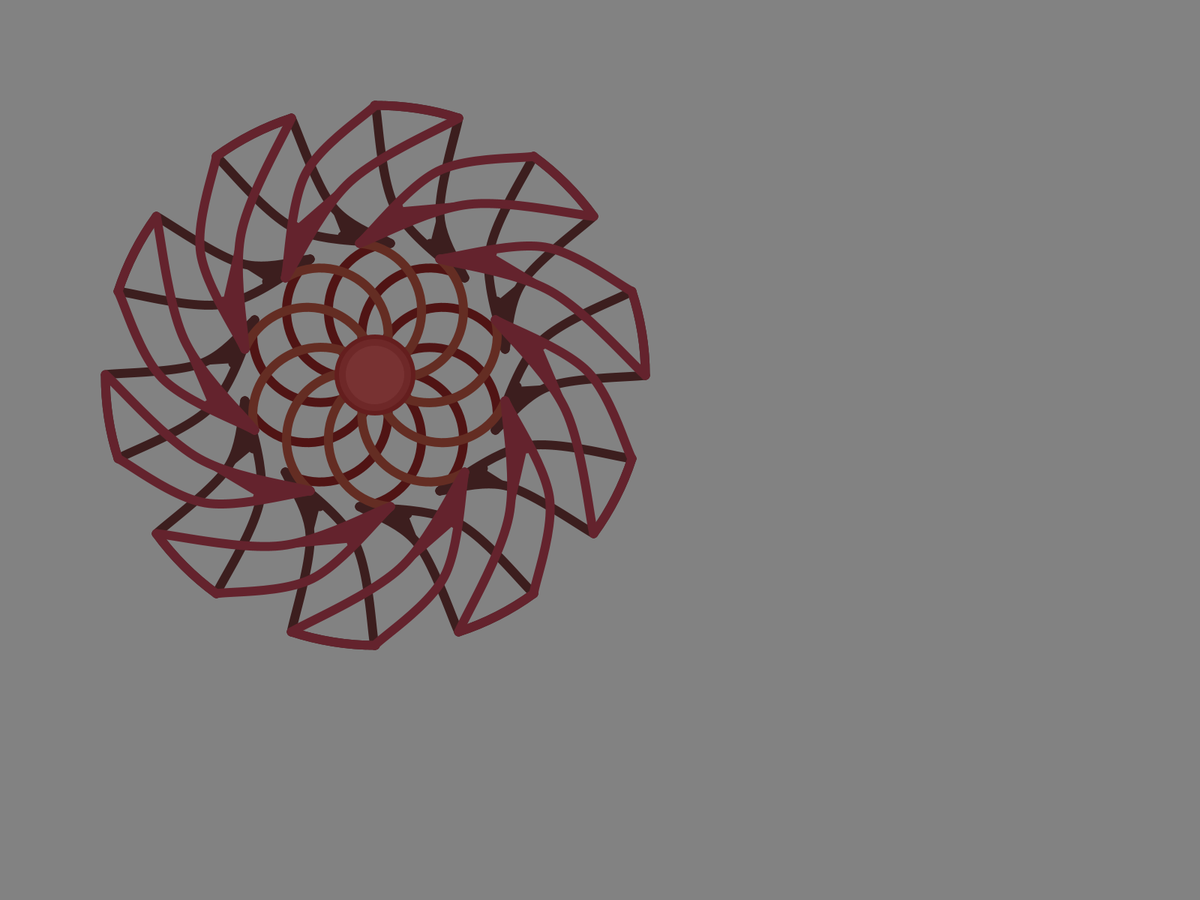
Frame 1 (no input)
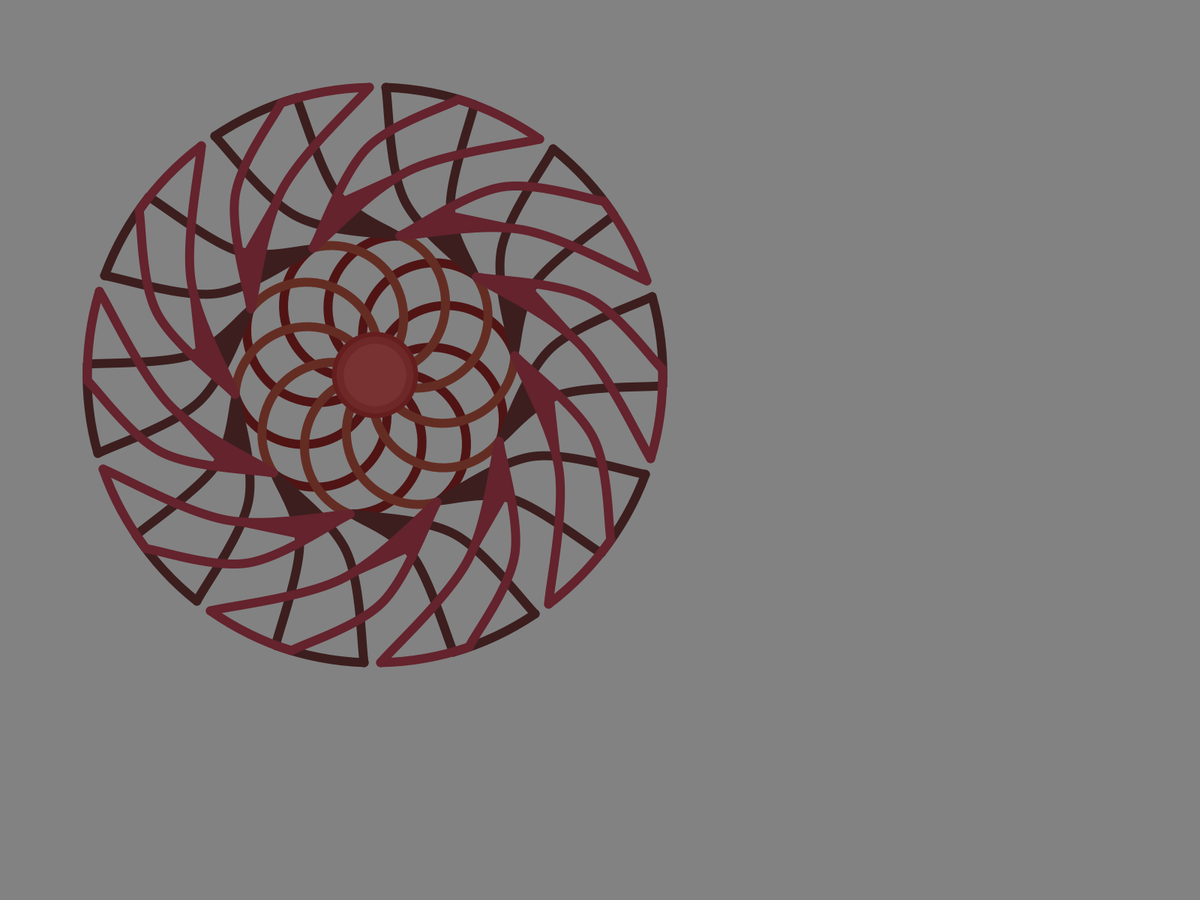
Frame 60 (the mouse pressed at the canvas centre just before this capture)
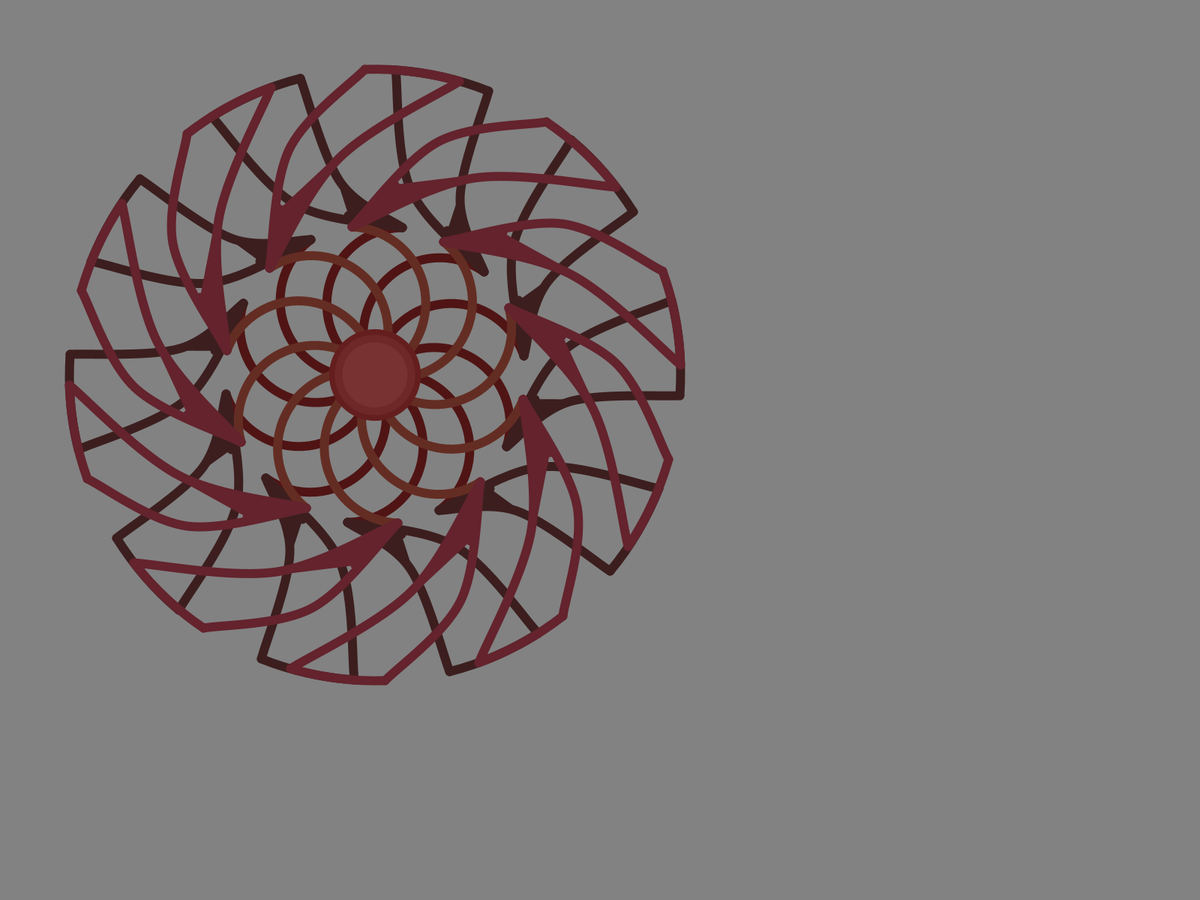
Frame 120 (the mouse held since frame 60 and released just before this capture)

The Processing sketch that drew these frames (run headless with seeded random() and noise(); from frame 60 on, the mouse is pressed at the canvas centre):

// Processing sketch: Marigold_Kinetic_Sculpture
// ── Marigold_Kinetic_Sculpture.pde
// frontRotationSpeed is the angular speed of rotation of the front portion of the sculpture
float frontRotationSpeed = 0.005;
// backRotationSpeed is the angular speed of rotation of the front portion of the sculpture
float backRotationSpeed = -0.01;
// startFrontAngle is the angle w.r.t. the x-axis where the first middle circular spoke of the front side should be created
float startFrontAngle = 0;
// startFrontAngle is the angle w.r.t. the x-axis where the first middle circular spoke of the back side should be created
float startBackAngle = 0;
// innerArcRadius is the radius of the middle circular spikes, the circle of the middle circular spikes passes through the center of the figure
float innerArcRadius = 90;
// maxArcRadius is the Maximum value of the radius of the middle circular spike
float maxArcRadius = innerArcRadius *1.2;
// minArcRadius is the Minimum value of the radius of the middle circular spike
float minArcRadius = innerArcRadius * 0.8;
// radiusChangeRate is the rate at which the figure expands or collapses
float radiusChangeRate = 0.1;
// numberSides defines the number of the middle circular spokes to be used to create the Marigold Structure
int numberSides = 10;
// widthOfSpikes is the width of the wooden blocks used to create the Marigold
int widthOfSpikes = 12;
// Center of the Marigold Structure
int[] figureOrigin = {500, 500};

void setup() {
  fullScreen();
  ellipseMode(RADIUS);
  //noLoop();
}

void draw() {
  background(130);
  // Create the Marigold structure
  drawMarigold(figureOrigin[0], figureOrigin[1], innerArcRadius, numberSides, widthOfSpikes, startFrontAngle, startBackAngle, color(120, 50, 50),
                          color(100, 45, 35), color(100, 35, 45), color(80, 20, 20), color(60, 30, 30));

  // adjust the startFrontAngle so that the front side has a movement effect
  startFrontAngle +=frontRotationSpeed;
  if (startFrontAngle > TWO_PI)
    startFrontAngle -= TWO_PI;

  // adjust the startBackAngle so that the front side has a movement effect
  startBackAngle +=backRotationSpeed;
  if (startBackAngle > TWO_PI)
    startBackAngle -= TWO_PI;

  //  Adjust the innerArcRadius to expand or collapse the marigold structure
  innerArcRadius += radiusChangeRate;
  if (innerArcRadius>maxArcRadius || innerArcRadius<minArcRadius)
    radiusChangeRate = -radiusChangeRate;
}

// drawMarigold is the function to create the Marigold Kinetic Sculpture
//    centerX , centerY is the center of the Marigold structure
//    radiusInner is the radius of the middle circular spikes, the circle of the middle circular spikes passes through the center of the figure
//    sides defines the number of the middle circular spokes to be used to create the Marigold Structure
//    thetaFront is the angle w.r.t. the x-axis where the first middle circular spoke should be created
//    colors is the colors martix used to color the different parts of the scultpures
//    strokeWt is the width of the wooden blocks used to create the Marigold
void drawMarigold( int centerX, int centerY, float radiusInner, int sides, float strokeWt, float thetaFront, float thetaBack, color... colors) {
  
  // Generate the colors out of the color matrix colors
  // if colors have only one color, then entire figure will be of that color
  // if colors matrix have two colors, then first is the central portion color and second is the color of the rest of the figure
  // if colors matrix have three colors, then first is the central portion color and second is the color of the middle circular spikes, and the third one is the color of outer spikes
  // if colors matrix have four colors, then first is the central portion color and second is the color of the middle circular spikes of front portion, 
  //      the third one is the color of outer spikes of front portion and the fourth one is the color of back portion
  // if colors matrix have five colors, then first is the central portion color and second is the color of the middle circular spikes of front portion, 
  //      the third one is the color of outer spikes of front portion, the fourth one is the color of the middle circular spikes of back portion and 
  //      the fifth one is the color of outer spikes of back portion
  color centerColor, frontOuterColor, frontInnerColor, backOuterColor, backInnerColor, centerEdge;
  switch(colors.length) {
  case 1: 
    centerColor = colors[0];
    frontOuterColor = colors[0];
    frontInnerColor = colors[0];
    backOuterColor = colors[0];
    backInnerColor = colors[0];
    break;
  case 2: 
    centerColor = colors[0];
    frontOuterColor = colors[1];
    frontInnerColor = colors[1];
    backOuterColor = colors[1];
    backInnerColor = colors[1];
    break;
  case 3: 
    centerColor = colors[0];
    frontOuterColor = colors[2];
    frontInnerColor = colors[1];
    backOuterColor = colors[2];
    backInnerColor = colors[1];
    break;
  case 4: 
    centerColor = colors[0];
    frontOuterColor = colors[2];
    frontInnerColor = colors[1];
    backOuterColor = colors[3];
    backInnerColor = colors[3];
    break;
  case 5: 
    centerColor = colors[0];
    frontOuterColor = colors[2];
    frontInnerColor = colors[1];
    backOuterColor = colors[4];
    backInnerColor = colors[3];
    break;
  default:
    centerColor = 0;
    frontOuterColor = 0;
    frontInnerColor = 0;
    backOuterColor = 0;
    backInnerColor = 0;
  }
  noFill();
  strokeWeight(strokeWt);

  // Create in back portion
  createArcs(false, centerX, centerY, radiusInner, sides, thetaBack, backOuterColor, backInnerColor);

  // Create the front portion
  createArcs(true, centerX, centerY, radiusInner, sides, thetaFront, frontOuterColor, frontInnerColor);

  // Create the central region of the Kinetic Sculpture
  noStroke();
  centerEdge = color(abs(red(centerColor)-20), abs(green(centerColor)-20), abs(blue(centerColor)-20));
  fill(centerEdge);
  ellipse(centerX, centerY, 0.6*radiusInner, 0.6*radiusInner);
  strokeWeight(radiusInner*0.1);
  stroke(color(abs(red(centerColor)-10), abs(green(centerColor)-10), abs(blue(centerColor)-10)));
  fill(centerColor);
  ellipse(centerX, centerY, 0.6 * radiusInner * 0.8, 0.6 * radiusInner * 0.8);
}
// ── createInnerArcs.pde
// createArcs creates the front or the back portion of the Marigold based on the parameter isFront
// x,y is the center of the Marigold
// radiusInner is the radius of the middle portion of the figure
// sides is the number of sides required in the sculpture
// theta is the starting angle of the figure
// outerColor is the color of the outermost circular spikes
// innerColor is the color of inner circular spikes
void createArcs(boolean isFront, float x, float y, float radiusInner, int sides, float theta, color outerColor, color innerColor) {
  
  noFill();
  // rotAmount is the distance between 2 middle circular spikes
  float rotAmount = TWO_PI/sides;
  // x2, y2 is the center of the circles used for creating the middle circular spikes
  // (x3, y3) is the coordinate of the point on the middle circular spike thats connected with the outer arcs along the circumference
  // (x4, y4) and (x5, y5) are the coordinates on the outer circumference that connected with the middle circular spike
  // (x6, y6) and (x7,y7) will be used to have the extra filled material around the portion connecting the middle circular spikes with the outer circular spikes
  float x2=0, y2=0, x3=0, y3=0, x4=0, y4=0, x5=0, y5=0, x6=0, y6=0, x7=0, y7=0;
  // interval is the angular width of the outer arc
  float interval = TWO_PI / 20;
  float radiusOuterArc_1 =  radiusInner/2.25;
  float radiusOuterArc_2 = radiusInner/2.5;
  noFill();
  for (int i=0; i<sides; i++) {
    
    stroke(outerColor);
    // Create the acrs along the outer circumference
    if (isFront) {
      arc(x, y, 4*radiusInner, 4*radiusInner, theta + 3* interval, theta + 4* interval);
      x4 = x + cos(theta + 3 * interval)* (4*radiusInner);
      y4 = y + sin(theta + 3 * interval)* (4*radiusInner);
      x5 = x + cos(theta + 4 * interval)* (4*radiusInner);
      y5 = y + sin(theta + 4 * interval)* (4*radiusInner);
    } else {
      arc(x, y, 4*radiusInner, 4*radiusInner, (theta - 3 * interval), ( theta -2 * interval));
      x4 = x + cos((theta - 3 * interval))* (4*radiusInner);
      y4 = y + sin((theta - 3 * interval))* (4*radiusInner);
      x5 = x + cos((theta - 2 * interval))* (4*radiusInner);
      y5 = y + sin((theta - 2 * interval))* (4*radiusInner);
    }

    if (isFront) {    
      x2 = x + cos(theta)*radiusInner;
      y2 = y + sin(theta)*radiusInner;
    } else {
      x2 = x + cos(theta)*radiusInner;
      y2 = y + sin(theta)*radiusInner;
    }

    stroke(innerColor);
    // Create the middle portion of the kinetic sculpture - circular spikes around the center
    if (isFront) {
      arc(x2, y2, radiusInner, radiusInner, theta + 0.125 * PI, theta + PI );
      x3 = x2 + cos(theta + 0.125 * PI)* (radiusInner);
      y3 = y2 + sin(theta + 0.125 * PI)* (radiusInner);
    } else {
      arc(x2, y2, radiusInner, radiusInner, theta + PI, theta + 1.875 * PI );
      x3 = x2 + cos(theta + 1.875 * PI )* (radiusInner);
      y3 = y2 + sin(theta + 1.875 * PI )* (radiusInner);
    }

    // Create the two arcs joining the middle portion to the arcs created along the circumference
    // Arc 1
    stroke(outerColor);
    beginShape();
    curveVertex(x3, y3);
    curveVertex(x3, y3);
    if (isFront)
      curveVertex((x3+x4)/2+radiusOuterArc_1*cos(theta), (y3+y4)/2 +radiusOuterArc_1*sin(theta));
    else
      curveVertex((x3+x4)/2-radiusOuterArc_1*cos(theta), (y3+y4)/2 -radiusOuterArc_1*sin(theta));
    curveVertex(x4, y4);
    curveVertex(x4, y4);
    endShape();
    //Arc 2
    beginShape();
    curveVertex(x3, y3);
    curveVertex(x3, y3);
    if (isFront)
      curveVertex((x3+x5)/2+radiusOuterArc_2*cos(theta), (y3+y5)/2 +radiusOuterArc_2*sin(theta));
    else
      curveVertex((x3+x5)/2-radiusOuterArc_2*cos(theta), (y3+y5)/2 -radiusOuterArc_2*sin(theta));
    curveVertex(x5, y5);
    curveVertex(x5, y5);
    endShape();

    // Create the additional material filling around the portion joining the middle and outer region
    if (isFront) {
      x6 = (x3+ (x3+x4)/2+radiusOuterArc_1*cos(theta))/2;
      y6 = (y3+ (y3+y4)/2 +radiusOuterArc_1*sin(theta))/2;
      x7 =  (x3+x5)/2+radiusOuterArc_1*cos(theta);
      y7 =  (y3+y5)/2 +radiusOuterArc_1*sin(theta);
    } else {
      x6 = (x3+ (x3+x4)/2 -radiusOuterArc_1*cos(theta))/2;
      y6 = (y3+ (y3+y4)/2 -radiusOuterArc_1*sin(theta))/2;
      x7 =  (x3+x5)/2 - radiusOuterArc_1*cos(theta);
      y7 =  (y3+y5)/2 - radiusOuterArc_1*sin(theta);
    }
    strokeCap(ROUND);
    noStroke();
    fill(outerColor);
    triangle(x3, y3, x6, y6, x7, y7);
    stroke(outerColor);
    line(x3, y3, x6, y6);
    theta += rotAmount;
    noFill();
  }
}
